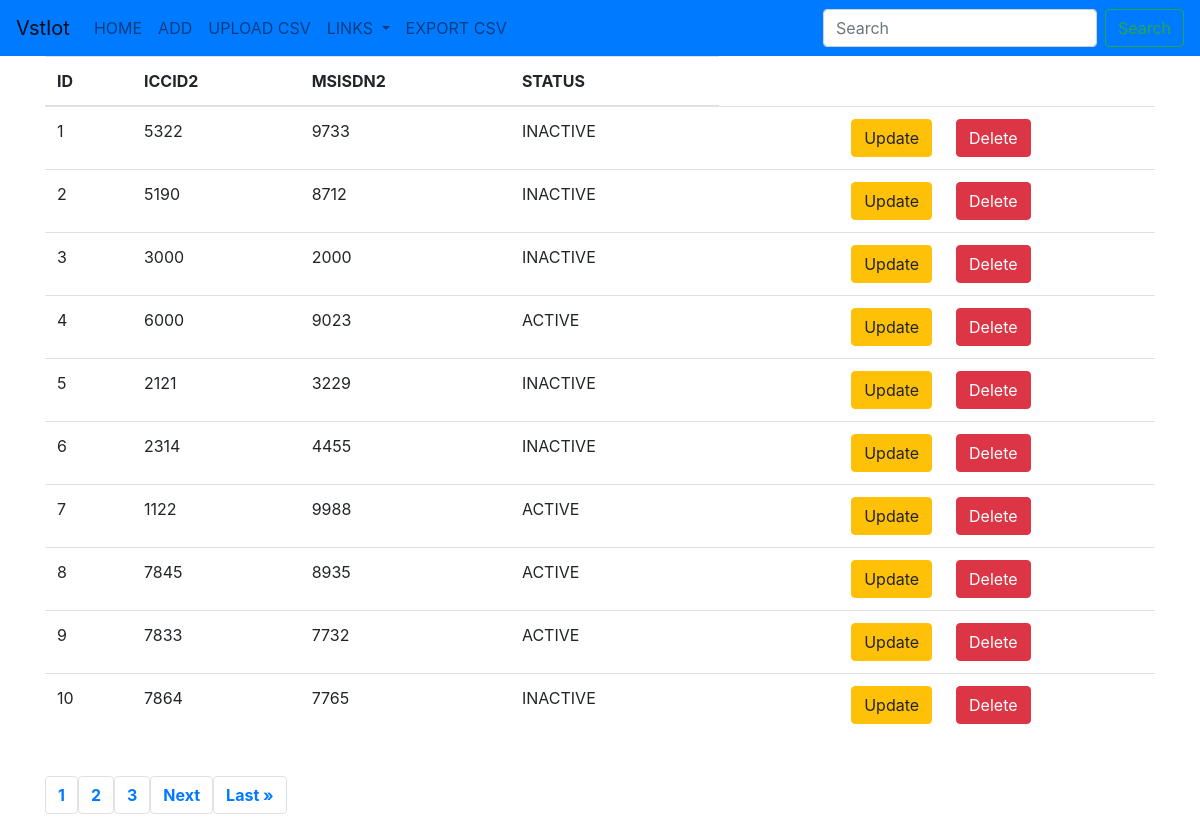
The app's page /branch3 with its own data.
### vstiot/models.py (models this page shows)
class Branch2(models.Model):
    iccid2 = models.CharField(max_length=50,blank=False)
    msisdn2 = models.CharField(max_length=50,blank=False)
    choices = (
        ('ACTIVE','active'),
        ('INACTIVE','not active'),
    )
    status = models.CharField(max_length=50,blank=False,choices=choices,default='INACTIVE')

### vstiot/views.py (the view)
# urls.py: path('branch3',branch3,name='branch3'),
def branch3(request):
    branch3 = Branch2.objects.all()
    pg = Paginator(Branch2.objects.all(), 10)
    pagez = request.GET.get('page')
    br3 = pg.get_page(pagez)
    numb = "c" * br3.paginator.num_pages
    context = {
        'branch3':branch3,
        'br3':br3,
        'numb':numb
    }
    return render(request,'branch3.html',context)

### templates/branch3.html (shortened to what this page needs)
{% extends 'base3.html' %}
{% block body %}
<div class="container">
    <table class="table table-hover">
        <thead>
            <tr>
                <th>ID</th>
                <th>ICCID2</th>
                <th>MSISDN2</th>
                <th>STATUS</th>
            </tr>
        </thead>
        <tbody>
            {% for item in br3 %}
            <tr>
                <td>{{item.id}}</td>
                <td>{{item.iccid2}}</td>
                <td>{{item.msisdn2}}</td>
                <td>{{item.status}}</td>
                <td><a href="{% url 'update2branch3' item.id %}" class="btn btn-warning btn-md" id="update">Update</a></td>
                <td><a href="{% url 'delete2branch3' item.id %}" class="btn btn-danger btn-md">Delete</a></td>
            </tr>
            {% endfor %}
        </tbody>
    </table>
    <br>
    <center>
        <nav aria-label="Page navigation example">
            <ul class="pagination">
                {% for i in numb %}
                    <strong><li class="page-item"><a class="page-link" href="?page={{ forloop.counter }}">{{ forloop.counter }}</a></li></strong>
                {% endfor %}
                {% if br3.has_next %}
                    <strong><li class="page-item"><a class="page-link" href="?page={{ br3.next_page_number }}">Next</a></li></strong>
                    <strong><li class="page-item"><a class="page-link" href="?page={{ br3.paginator.num_pages }}">Last &raquo;</a></li></strong>
                {% endif %}
            </ul>
        </nav>
    </center>
</div>
{% endblock %}

### templates/branch3.html (style rules this page uses)
#update { float: right; }

### records on screen
Branch2: id "1", iccid2 "5322", msisdn2 "9733", status "INACTIVE"
Branch2: id "2", iccid2 "5190", msisdn2 "8712", status "INACTIVE"
Branch2: id "3", iccid2 "3000", msisdn2 "2000", status "INACTIVE"
Branch2: id "4", iccid2 "6000", msisdn2 "9023", status "ACTIVE"
Branch2: id "5", iccid2 "2121", msisdn2 "3229", status "INACTIVE"
Branch2: id "6", iccid2 "2314", msisdn2 "4455", status "INACTIVE"
Branch2: id "7", iccid2 "1122", msisdn2 "9988", status "ACTIVE"
Branch2: id "8", iccid2 "7845", msisdn2 "8935", status "ACTIVE"
Branch2: id "9", iccid2 "7833", msisdn2 "7732", status "ACTIVE"
Branch2: id "10", iccid2 "7864", msisdn2 "7765", status "INACTIVE"
